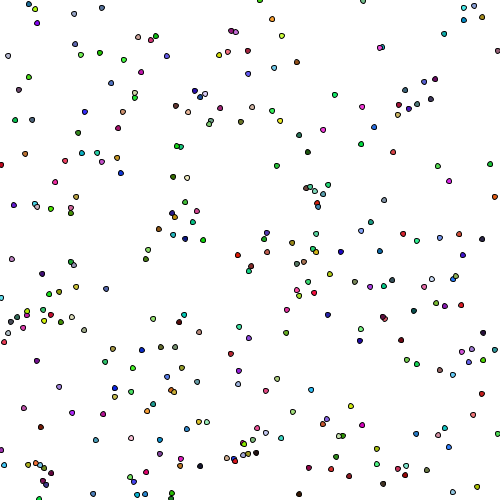
Frame 1 (no input)
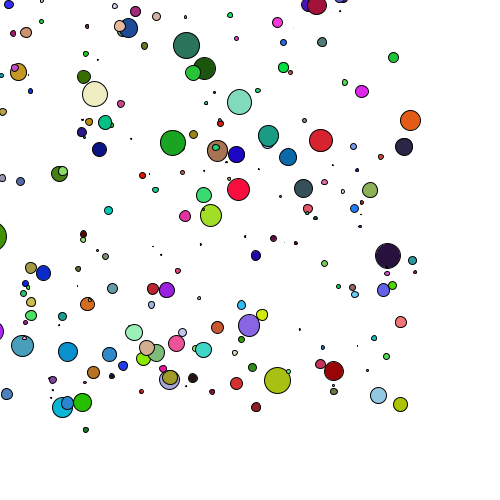
Frame 60 (the mouse pressed at the canvas centre just before this capture)
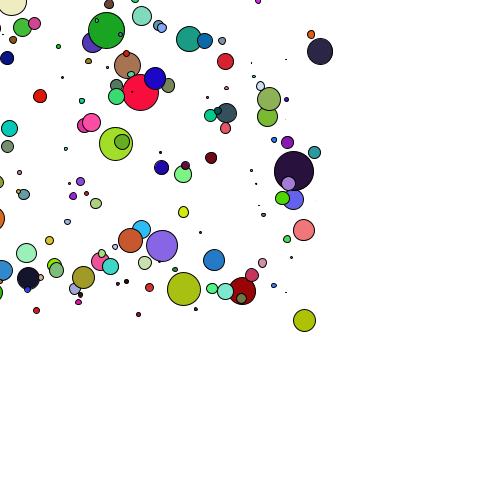
Frame 120 (the mouse held since frame 60 and released just before this capture)

The Processing sketch that drew these frames (run headless with seeded random() and noise(); from frame 60 on, the mouse is pressed at the canvas centre):

// Processing sketch: processing_168540
// ── processing_168540.pde

Cell[] myCells = new Cell[299]; //I increased the number of cells


void setup() {
  size(500, 500);
  for (int i=0; i<myCells.length; i++) {
    myCells[i] = new Cell();
  }
}

void draw() {
  background(255);
  for (int i=0; i<myCells.length; i++) {
    myCells[i].display();
    myCells[i].update();
  }
}

//Cell classe
class Cell {
  // Declaring Cell classe variables
  float xlocation;
  float ylocation;
  float dia;
  boolean isseed;
  float cellred, cellgreen, cellblue;
  float lineweight;
  int ellipseDia= 5;

  //Constructor, for constructing the Cell
  Cell() {
    xlocation = random(0, 500);
    ylocation = random(0, 500);
    dia = 5;
    isseed = false;
    cellred = random (0, 255);
    cellgreen = random (0, 255);
    cellblue = random(0, 255);
    lineweight = 0.1;
  }

  void display() {
    stroke(lineweight);
    fill(cellred, cellgreen, cellblue);
    ellipse(xlocation, ylocation, dia, dia);
  }

  void update() {
    // Increase the cells speed
    xlocation = xlocation+random(-4, 1); 
    ylocation = ylocation+random(-4, 1);
    dia = dia+random(-2, 2);
  }
}
